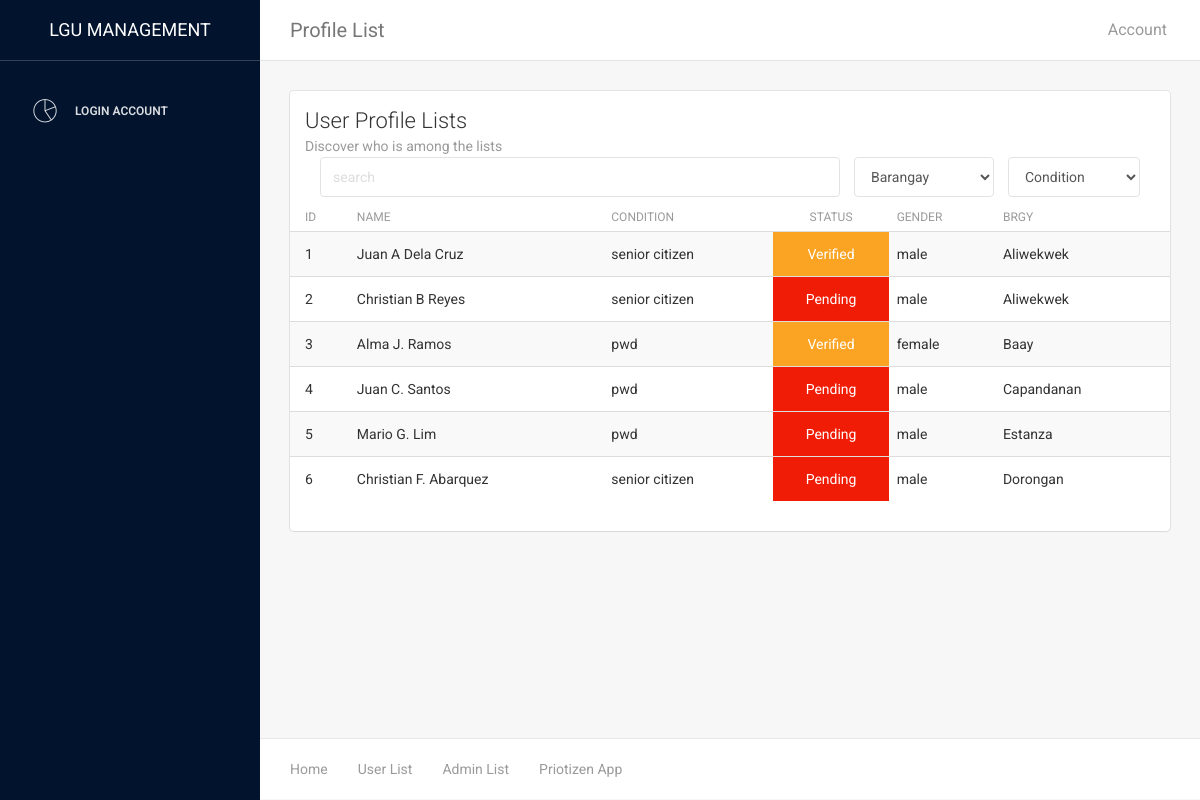
/LGU/table.php, run on the app's committed database.
### tables this page shows
CREATE TABLE `verified` (
  `id` int(11) NOT NULL,
  `fname` varchar(45) DEFAULT NULL,
  `mi` varchar(5) DEFAULT NULL,
  `lname` varchar(45) DEFAULT NULL,
  `email` varchar(45) DEFAULT NULL,
  `bdate` varchar(20) DEFAULT NULL,
  `status_rs` varchar(20) DEFAULT NULL,
  `gender` varchar(20) DEFAULT 'Male',
  `address` varchar(100) DEFAULT NULL,
  `number` varchar(15) DEFAULT NULL,
  `valid_id` varchar(200) DEFAULT NULL,
  `app_id` varchar(15) DEFAULT NULL,
  `photo` varchar(200) DEFAULT NULL,
  `conditions` varchar(20) DEFAULT NULL,
  `nationality` varchar(45) NOT NULL DEFAULT 'Filipino',
  `family_name` varchar(45) DEFAULT NULL,
  `family_contact` varchar(15) DEFAULT NULL,
  `brgy` varchar(45) DEFAULT NULL
);

CREATE TABLE `account` (
  `id` int(11) NOT NULL,
  `account_id` varchar(45) DEFAULT NULL,
  `email` varchar(45) DEFAULT NULL,
  `passcode` varchar(45) DEFAULT NULL,
  `account_type` varchar(10) DEFAULT 'user',
  `account_status` varchar(10) DEFAULT 'Pending',
  `isfirstlogin` int(1) DEFAULT '0'
);

### LGU/table.php (the view, shortened to what this page needs)
<?php
require('connection.php');
$query = "SELECT v.id, v.fname, v.lname, v.brgy, v.mi, a.account_status , v.gender, v.conditions, a.account_id from verified v INNER JOIN account a on v.app_id = a.account_id";
$result = mysqli_query($conn,$query);
?>
<!doctype html>
<html lang="en">
<head>
    <link href="assets/css/bootstrap.min.css" rel="stylesheet" />
    <link href="assets/css/animate.min.css" rel="stylesheet"/>
    <link href="assets/css/light-bootstrap-dashboard.css?v=1.4.0" rel="stylesheet"/>
    <link href="assets/css/demo.css" rel="stylesheet" />
    <link href="assets/css/confirmation.css" rel="stylesheet" />
    <link href="http://maxcdn.bootstrapcdn.com/font-awesome/4.2.0/css/font-awesome.min.css" rel="stylesheet">
    <link href="assets/css/pe-icon-7-stroke.css" rel="stylesheet" />
</head>
<body>
<div class="wrapper">
    <div class="sidebar" data-color="purple" >
        <?php
        include('includes/sidebar.php'); ?>
    </div>
    <div class="main-panel">
    <?php include('includes/navbar.php'); ?>
        <div class="content">
            <div class="container-fluid">
                <div class="row">
                    <div class="col-md-12">
                        <div class="card">
                            <div class="header">
                                <h4 class="title">User Profile Lists</h4>
                                <p class="category">Discover who is among the lists</p>
                                <div class="col-md-12" style="display:flex; align-items:center; justify-content:center; gap:1em;">
                                    <input type="text" class="form-control" name="" id="search" placeholder="search">
                                    <select name="" class="form-control" id="brgy"  style="width: 10em;">
                                    <option value="">Barangay</option>
                                    </select>
                                    <select name="" id="condition" class="form-control" style="width: 10em;">
                                        <option value="">Condition</option>
                                    </select>
                                </div>
                            </div>
                            <div class="content table-responsive table-full-width">
                                <table class="table table-hover table-striped">
                                    <thead>
                                        <th>ID</th>
                                    	<th>Name</th>
                                    	<th>Condition</th>
                                    	<th style="text-align: center;">STATUS</th>
                                    	<th>Gender</th>
                                    	<th>Brgy</th>
                                    </thead>
                                    <tbody id="tbody">
                                    <?php
                                       if(mysqli_num_rows($result)>0){
                                        $count=1;
                                        while($row = mysqli_fetch_assoc($result)){
                                            extract($row);
                                            $color = $account_status!="Pending"? "#fba423" : "#f01c05";
                                            echo "<tr class='row_data' onclick=\"goToPage('$account_id')\">
                                            <td>$count</td>
                                            <td>$fname $mi $lname</td>
                                            <td>$conditions</td>
                                            <td style='background: $color  ; text-align:center; color:white;'>$account_status</td>
                                            <td>$gender</td>
                                            <td>$brgy</td>
                                            </tr>";
                                            $count++;
                                        }
                                       }else{
                                            echo '<tr class="row_data">
                                                    <td colspan="6" style="text-align: center;">NO DATA FOUND</td>
                                                  </tr>';
                                       }
                                    ?>
                                    </tbody>
                                </table>
                            </div>
                        </div>
                    </div>
                </div>
            </div>
        </div>
        <footer class="footer">
            <div class="container-fluid">
                <nav class="pull-left">
                    <ul>
                        <li>
                            <a href="dashboard.php">
                                Home
                            </a>
                        </li>
                        <li>
                            <a href="table.php">
                                User List
                            </a>
                        </li>
                        <li>
                            <a href="table_user.php">
                                Admin List
                            </a>
                        </li>
                        <li>
                          <a href="../priotizen_app/index.html">
                                Priotizen App
                            </a>
                        </li>
                    </ul>
                </nav>
            </div>
        </footer>
    </div>
</div>
</body>
</html>

### data on the page
verified: fname "Juan", mi "A", lname "Dela Cruz", conditions "senior citizen", account.account_status "Verified", gender "male", brgy "Aliwekwek"
verified: fname "Christian", mi "B", lname "Reyes", conditions "senior citizen", account.account_status "Pending", gender "male", brgy "Aliwekwek"
verified: fname "Alma", mi "J.", lname "Ramos", conditions "pwd", account.account_status "Verified", gender "female", brgy "Baay"
verified: fname "Juan", mi "C.", lname "Santos", conditions "pwd", account.account_status "Pending", gender "male", brgy "Capandanan"
verified: fname "Mario", mi "G.", lname "Lim", conditions "pwd", account.account_status "Pending", gender "male", brgy "Estanza"
verified: fname "Christian", mi "F.", lname "Abarquez", conditions "senior citizen", account.account_status "Pending", gender "male", brgy "Dorongan"
